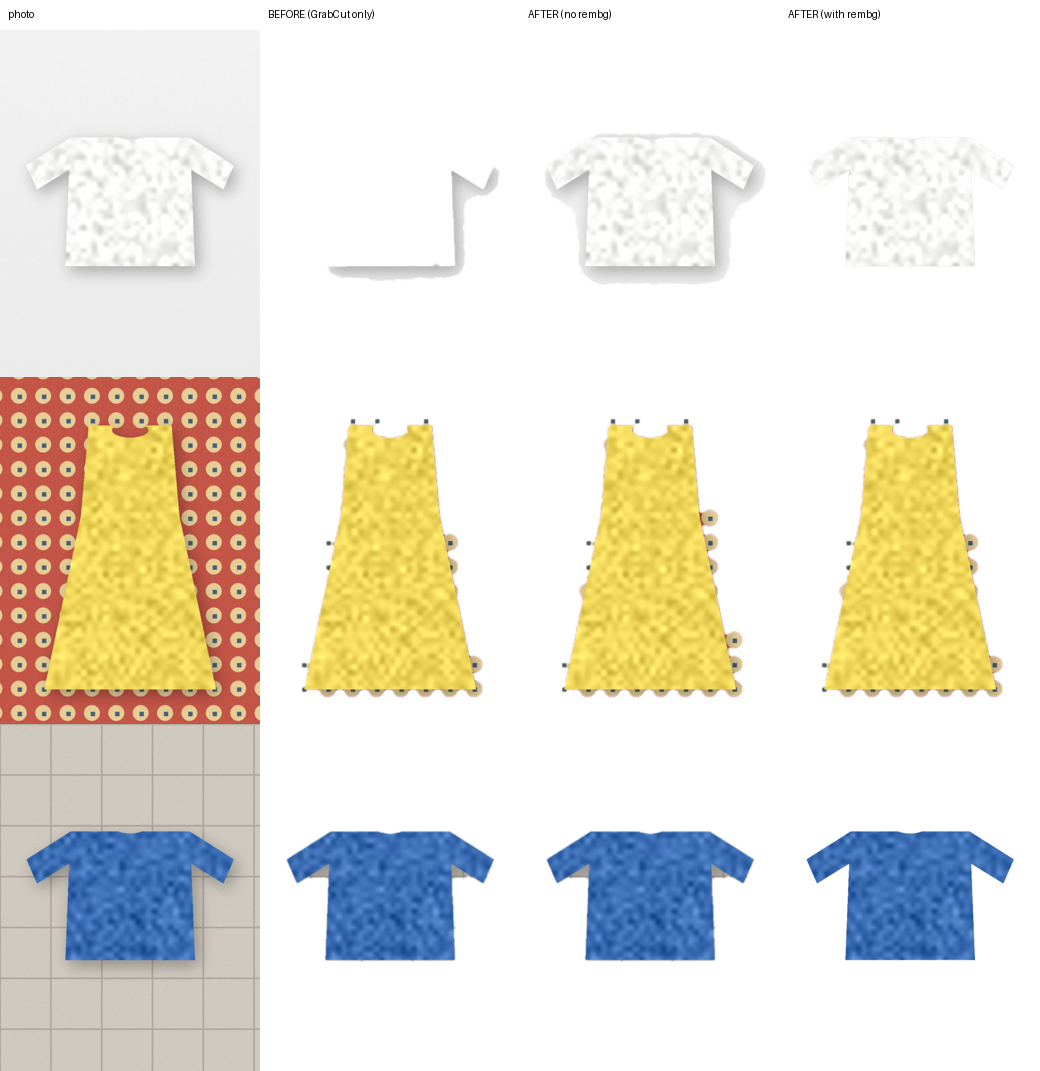

Reproduce this figure in Python.
"""A picture of the difference, for the report."""
import os, sys
import numpy as np
from PIL import Image, ImageDraw

sys.path.insert(0, os.path.abspath(os.path.join(os.path.dirname(os.path.abspath(__file__)), "..", "..", "..")))
from backend import image_pipeline as ip

CASES = ["white_tshirt_white_bed", "dress_patterned_throw", "tshirt_tiled_floor"]
CELL = (260, 347)


def cut(img, mask):
    rgb = np.asarray(img).astype(np.float32)
    white = np.full_like(rgb, 255)
    if mask is None:
        out = rgb
    else:
        a = mask[..., None]
        out = rgb * a + white * (1 - a)
    return Image.fromarray(np.clip(out, 0, 255).astype(np.uint8))


cols = ["photo", "BEFORE (GrabCut only)", "AFTER (no rembg)", "AFTER (with rembg)"]
sheet = Image.new("RGB", (len(cols) * CELL[0], len(CASES) * CELL[1] + 30), "white")
d = ImageDraw.Draw(sheet)
for i, c in enumerate(cols):
    d.text((i * CELL[0] + 8, 8), c, fill="black")

for row, case in enumerate(CASES):
    img = Image.open(f"bench/{case}.png").convert("RGB")
    y = 30 + row * CELL[1]
    sheet.paste(img.resize(CELL), (0, y))

    # BEFORE: the old code path - grabcut, accepted on share alone
    old = ip._grabcut_mask(img)
    if old is not None and not (ip.MIN_FOREGROUND <= float(old.mean()) <= ip.MAX_FOREGROUND):
        old = None
    sheet.paste(cut(img, old).resize(CELL), (CELL[0], y))

    for col, engine in ((2, "grabcut"), (3, "auto")):
        os.environ["BG_REMOVAL_ENGINE"] = engine
        mask, _ = ip.segment(img)
        sheet.paste(cut(img, mask).resize(CELL), (col * CELL[0], y))

sheet.save("before_after.png")
print("written", sheet.size)
